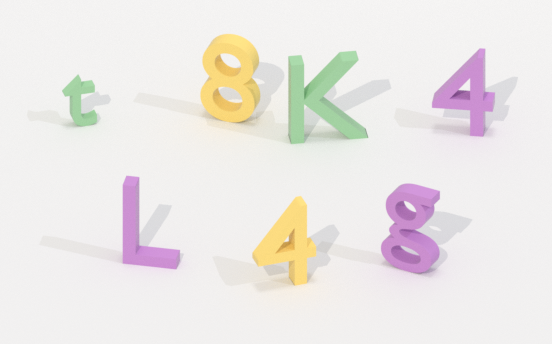
#> input picture file1.png, 552 x 344 px
$ python captcha.py
#> lines starting #> are read from the running program, lines starting #| are printed output that depends on the picture; after the words box and inside, x2 and y2 are one past the last pixel; in counts of white or black regions, pixels touching at a corner belong together
import math
import numpy as np
import cv2

def FindNearbyPoints(point_set, point, tolerance, searched):
    set_of_found = []
    searched.append(point)
    print(searched)
    print(len(point_set))
    for i in point_set:
        if math.fabs(point[1] - i[1]) <= tolerance and math.fabs(point[0] - i[0]) <= tolerance:
            set_of_found.append(i)
            point_set.remove(i)
            print(set_of_found)

    if len(set_of_found) > 0:
        farthest1 = set_of_found[0]
    else:
        return set_of_found, 'Done'
    for i in set_of_found:

        if math.dist(i, point) > math.dist(i, farthest1):
            farthest1 = i
    if farthest1 in searched or len(point_set) == 0:
        return set_of_found, 'Done'
    else:
        return (set_of_found, point_set, farthest1, searched)


tolerance = 4
img_path = "file1.png"
img = cv2.imread(img_path)
#> img is the input picture: shape (344, 552, 3); mean B, G, R 230.3, 232.7, 236.8

hsv = cv2.cvtColor(img, cv2.COLOR_BGR2HSV)
#> hsv: shape (344, 552, 3); mean H, S, V 39.2, 12.2, 238.2

mask = cv2.inRange(hsv, (0, 0, 10), (255, 60, 255))
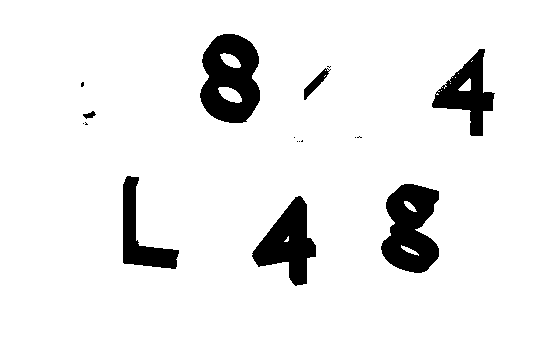
#> mask: shape (344, 552); 92.2% white; 17 black regions (10 under 20 px), largest, box (x1, y1, x2, y2) and area: (200, 34, 260, 123) 3805, (381, 184, 439, 273) 3565, (252, 196, 316, 286) 2922


# Build mask of non black pixels.
nzmask = cv2.inRange(hsv, (0, 0, 100), (255, 255, 255))
#> nzmask: shape (344, 552); every value is 255

# Erode the mask - all pixels around a black pixels should not be masked.
nzmask = cv2.erode(nzmask, np.ones((3,3)))


mask = mask & nzmask

new_img = img.copy()
new_img[np.where(mask)] = 255
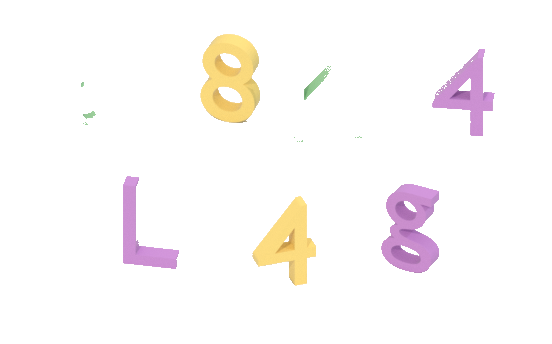
#> new_img: shape (344, 552, 3); mean B, G, R 248.1, 248.7, 252.2

edges = cv2.Canny(new_img, 10, 40)
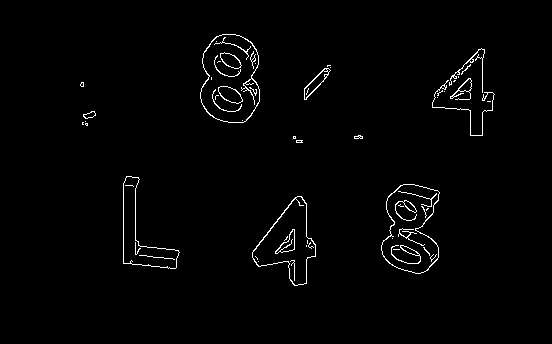
#> edges: shape (344, 552); 1.6% white in thin lines or dots, all inside (x1, y1, x2, y2) = (80, 34, 495, 286)


cv2.imwrite('result1.jpg', edges)
numpydata = np.asarray(edges)
white_points = []

for y, row in enumerate(numpydata):
    for x, ele in enumerate(row):
        if int(ele / 255) == 1:
            white_points.append((x, y))
#> after the loop, white_points = 2965 pairs, first value 80 to 494, second value 34 to 285


max_white_point = white_points[0]
#> max_white_point = (222, 34)
current_shape =[]
points = white_points
#> points has the same summary as white_points
searched = []
var = FindNearbyPoints(points, max_white_point, tolerance, list(searched))
#| [(222, 34)]
#| 2965
#> the loop in FindNearbyPoints, `for i in point_set:` made 2957 passes
#> i on passes 1 to 3: (222, 34), (224, 34), (226, 34)
#| [(222, 34)]
#| [(222, 34), (224, 34)]
#| [(222, 34), (224, 34), (226, 34)]
#| [(222, 34), (224, 34), (226, 34), (219, 35)]
#| [(222, 34), (224, 34), (226, 34), (219, 35), (221, 35)]
#| [(222, 34), (224, 34), (226, 34), (219, 35), (221, 35), (218, 36)]
#| [(222, 34), (224, 34), (226, 34), (219, 35), (221, 35), (218, 36), (224, 37)]
#| [(222, 34), (224, 34), (226, 34), (219, 35), (221, 35), (218, 36), (224, 37), (223, 38)]
#> after the loop in FindNearbyPoints, `for i in point_set:`: point_set = 2957 pairs, first value 80 to 494, second value 34 to 285; set_of_found = [(222, 34), (224, 34), (226, 34), (219, 35), (221, 35), (218, 36), (224, 37), (223, 38)]
#> in FindNearbyPoints, `farthest1 = set_of_found[0]`: farthest1 = (222, 34)
#> the loop in FindNearbyPoints, `for i in set_of_found: ` made 8 passes
#> var = ([(222, 34), (224, 34), (226, 34), (219, 35), (221, 35), (218, 36), (224, 37), (223, 38)], 'Done')

while var[1] != 'Done':
    var = FindNearbyPoints(var[1], var[2], tolerance, list(var[3]))
    print('tes', var)
    for i in var[0]:
        #print(i)
        current_shape.append(i)
#> this loop made 0 passes
#> after the loop, current_shape = []
print(current_shape)
'''
minx = min(i[0] for i in current_shape)
maxx = max(i[0] for i in current_shape)
miny = min(i[1] for i in current_shape)
maxy = max(i[1] for i in current_shape)
print(minx, maxx, miny, maxy)
'''

$ run again, with file3.png copied over file1.png
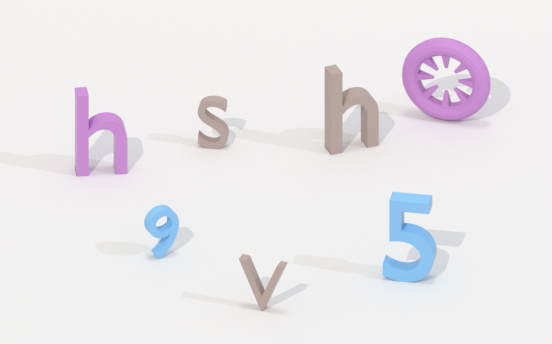
#> input picture file3.png, 552 x 344 px
#> img is the input picture: shape (344, 552, 3); mean B, G, R 235.8, 232.6, 235.2
#> hsv: shape (344, 552, 3); mean H, S, V 39.9, 8, 237.8
#> `mask = cv2.inRange(hsv, (0, 0, 10), (255, 60, 255))`:
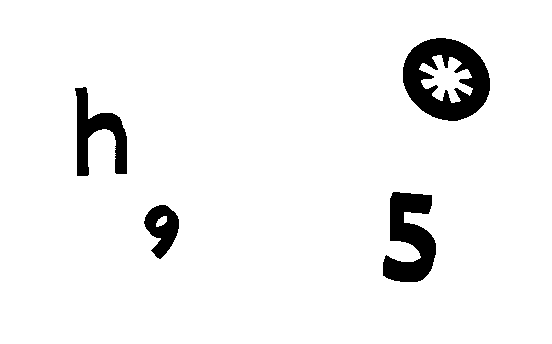
#> mask: shape (344, 552); 94.6% white; 4 black regions, box (x1, y1, x2, y2) and area: (403, 38, 490, 121) 4235, (383, 192, 436, 282) 2933, (75, 87, 127, 176) 2058, (144, 205, 179, 259) 1106
#> nzmask: shape (344, 552); every value is 255
#> `edges = cv2.Canny(new_img, 10, 40)`:
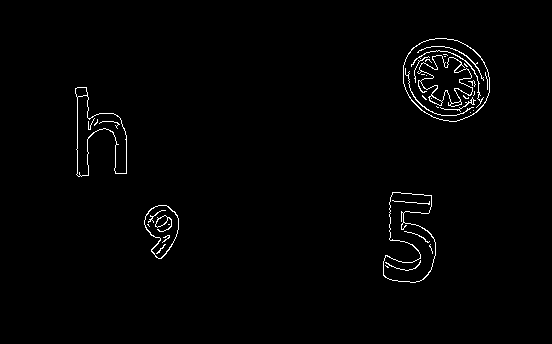
#> edges: shape (344, 552); 1.3% white in thin lines or dots, all inside (x1, y1, x2, y2) = (75, 38, 490, 283)
#> after the loop `for y, row in enumerate(numpydata):`: white_points = 2507 pairs, first value 75 to 489, second value 38 to 282
#> max_white_point = (435, 38)
#> points has the same summary as white_points
#| [(435, 38)]
#| 2507
#> the loop in FindNearbyPoints, `for i in point_set:` made 2502 passes
#> i on passes 1 to 3: (435, 38), (437, 38), (439, 38)
#> (printed output is left out)
#> after the loop in FindNearbyPoints, `for i in point_set:`: point_set = 2502 pairs, first value 75 to 489, second value 38 to 282; set_of_found = [(435, 38), (437, 38), (439, 38), (431, 39), (433, 39)]
#> farthest1 = (435, 38)
#> the loop in FindNearbyPoints, `for i in set_of_found: ` made 5 passes
#> var = ([(435, 38), (437, 38), (439, 38), (431, 39), (433, 39)], 'Done')
#> after the loop `while var[1] != 'Done':`: current_shape = []

$ run again, with file4.png copied over file1.png
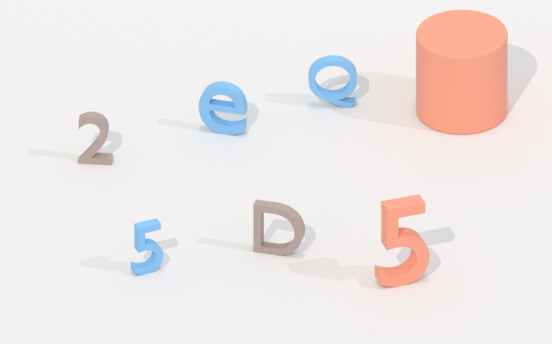
#> input picture file4.png, 552 x 344 px
#> img is the input picture: shape (344, 552, 3); mean B, G, R 230.7, 232.2, 239
#> hsv: shape (344, 552, 3); mean H, S, V 19.4, 13.7, 241.4
#> `mask = cv2.inRange(hsv, (0, 0, 10), (255, 60, 255))`:
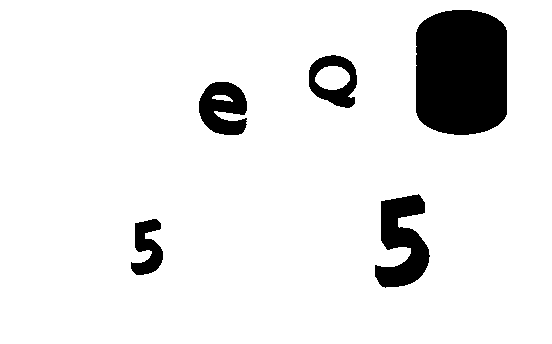
#> mask: shape (344, 552); 90.7% white; 5 black regions, box (x1, y1, x2, y2) and area: (416, 10, 507, 135) 10422, (375, 194, 430, 288) 3031, (199, 82, 247, 135) 1821, (309, 55, 357, 108) 1314, (131, 219, 163, 275) 1064
#> nzmask: shape (344, 552); every value is 255
#> `edges = cv2.Canny(new_img, 10, 40)`:
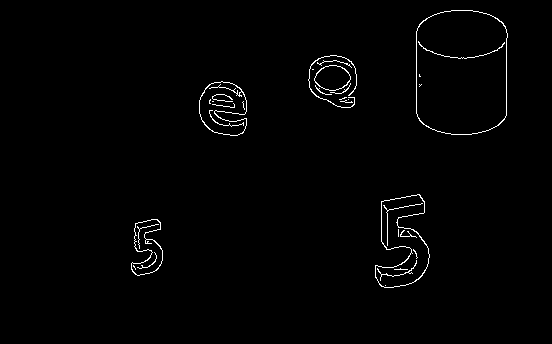
#> edges: shape (344, 552); 1.2% white in thin lines or dots, all inside (x1, y1, x2, y2) = (131, 10, 508, 288)
#> after the loop `for y, row in enumerate(numpydata):`: white_points = 2255 pairs, first value 131 to 507, second value 10 to 287
#> max_white_point = (451, 10)
#> points has the same summary as white_points
#| [(451, 10)]
#| 2255
#> the loop in FindNearbyPoints, `for i in point_set:` made 2250 passes
#> i on passes 1 to 3: (451, 10), (453, 10), (455, 10)
#> (printed output is left out)
#> after the loop in FindNearbyPoints, `for i in point_set:`: point_set = 2250 pairs, first value 131 to 507, second value 10 to 287; set_of_found = [(451, 10), (453, 10), (455, 10), (447, 11), (449, 11)]
#> farthest1 = (451, 10)
#> the loop in FindNearbyPoints, `for i in set_of_found: ` made 5 passes
#> var = ([(451, 10), (453, 10), (455, 10), (447, 11), (449, 11)], 'Done')
#> after the loop `while var[1] != 'Done':`: current_shape = []
